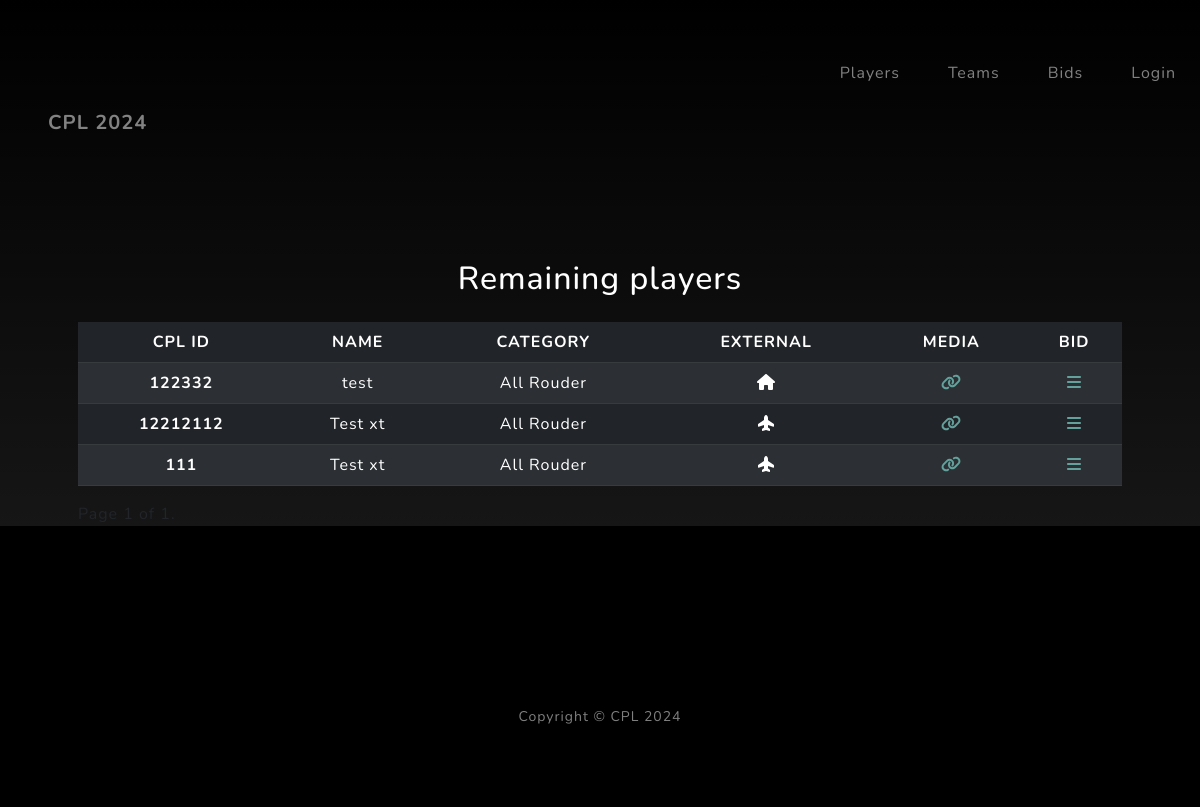
The app's page /bids/?page=5, older data.
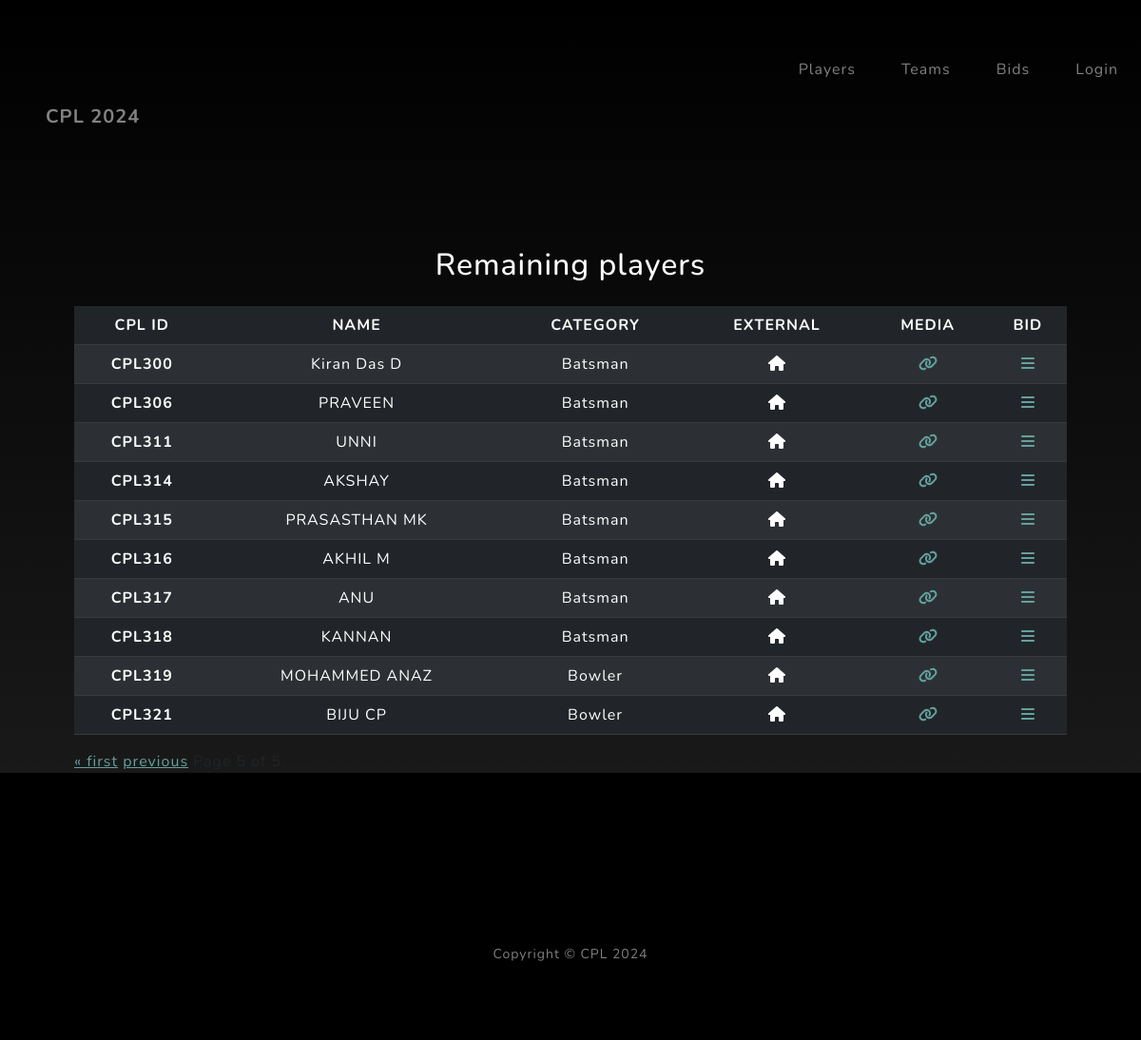
The same page, newer data.
### cpl_backend/models.py (models this page shows, shortened)
class Player(models.Model):
    class Meta:
        db_table = "players"
    cpl_id = models.CharField(unique=True, max_length=100)
    name = models.CharField(max_length=100)
    type = models.CharField(choices=PLAYER_CHOICES, max_length=100)
    card = models.FileField(upload_to="players/card",  null=True, blank=True)
    photo = models.FileField(upload_to="players/photo", null=True, blank=True)
    basic_amount = models.DecimalField(default=0, decimal_places=2, max_digits=10)
    is_external = models.BooleanField()
    is_sold = models.BooleanField()
    created_at = models.DateField(auto_now=True)

### cpl_backend/views.py (the view)
# urls.py: path('bids/', views.list_players_for_bidding, name="to_bid"),
def list_players_for_bidding(request):
    try:
        players = Player.objects.filter(is_sold=False)
    except Exception as e:
        messages.error(request, f'An error occurred: {str(e)}')
    context = {
        "players": paginate(request=request, queryset=players),
        "title": "Remaining players",
        "MEDIA_URL": settings.MEDIA_URL,
        "SITE_INFO": constants.SITE_INFO
        }
    return render(request, "pages/to_bid.html", context)

### cpl_backend/views.py (called while the page is built)
def paginate(request, queryset):
    paginator = Paginator(queryset, 20)
    page = request.GET.get('page')
    try:
        items = paginator.page(page)
    except PageNotAnInteger:
        items = paginator.page(1)
    except EmptyPage:
        items = paginator.page(paginator.num_pages)
    return items

### cpl_backend/templates/pages/to_bid.html (shortened to what this page needs)
{% extends "pages/base.html" %}
{% block content %}
<table class="table table-striped table-dark">
    <thead>
      <tr>
        <th scope="col">CPL ID</th>
        <th scope="col">NAME</th>
        <th scope="col">CATEGORY</th>
        <th scope="col">EXTERNAL</th>
        <th scope="col">MEDIA</th>
        <th scope="col">BID</th>
      </tr>
    </thead>
    <tbody>
    {% for player in players %}
      <tr>
        <th scope="row">{{ player.cpl_id }}</th>
        <td>{{ player.name }}</td>
        <td>{{ player.get_type_display }}</td>
        <td>
            {% if player.is_external %}
                <i class="fa-solid fa-plane-up"></i>
            {% else %}
                <i class="fa-solid fa-house"></i>
            {% endif %}
        </td>
        <td><a href="{{MEDIA_URL}}{{ player.card }}">
                <i class="fa-solid fa-link"></i>
            </a>
        </td>
        <td>
          <a href="/players/{{ player.id }}/bid">
              <i class="fa-solid fa-bars"></i>
          </a>
        </td>
      </tr>
      {% endfor %}
    </tbody>
  </table>
  <div class="pagination">
    <span class="step-links">
        {% if players.has_previous %}
            <a href="?page=1">&laquo; first</a>
            <a href="?page={{ players.previous_page_number }}">previous</a>
        {% endif %}
        <span class="current">
        </span>
    </span>
</div>
{% endblock %}

Row changes from the older to the newer data that the page shows:
no longer on this page (row edited): Player: cpl_id "122332", name "test", type "All Rouder", is_external False (drawn)
no longer on this page (row edited): Player: cpl_id "12212112", name "Test xt", type "All Rouder", is_external True (drawn)
no longer on this page (row edited): Player: cpl_id "111", name "Test xt", type "All Rouder", is_external True (drawn)
added Player: cpl_id "CPL300", name "Kiran Das D", type "Batsman", is_external False (drawn)
added Player: cpl_id "CPL306", name "PRAVEEN", type "Batsman", is_external False (drawn)
added Player: cpl_id "CPL311", name "UNNI", type "Batsman", is_external False (drawn)
added Player: cpl_id "CPL314", name "AKSHAY", type "Batsman", is_external False (drawn)
added Player: cpl_id "CPL315", name "PRASASTHAN MK", type "Batsman", is_external False (drawn)
added Player: cpl_id "CPL316", name "AKHIL M", type "Batsman", is_external False (drawn)
added Player: cpl_id "CPL317", name "ANU", type "Batsman", is_external False (drawn)
added Player: cpl_id "CPL318", name "KANNAN", type "Batsman", is_external False (drawn)
added Player: cpl_id "CPL319", name "MOHAMMED ANAZ", type "Bowler", is_external False (drawn)
added Player: cpl_id "CPL321", name "BIJU CP", type "Bowler", is_external False (drawn)
Text that changed along with them:
text now shown: "« first previous"
